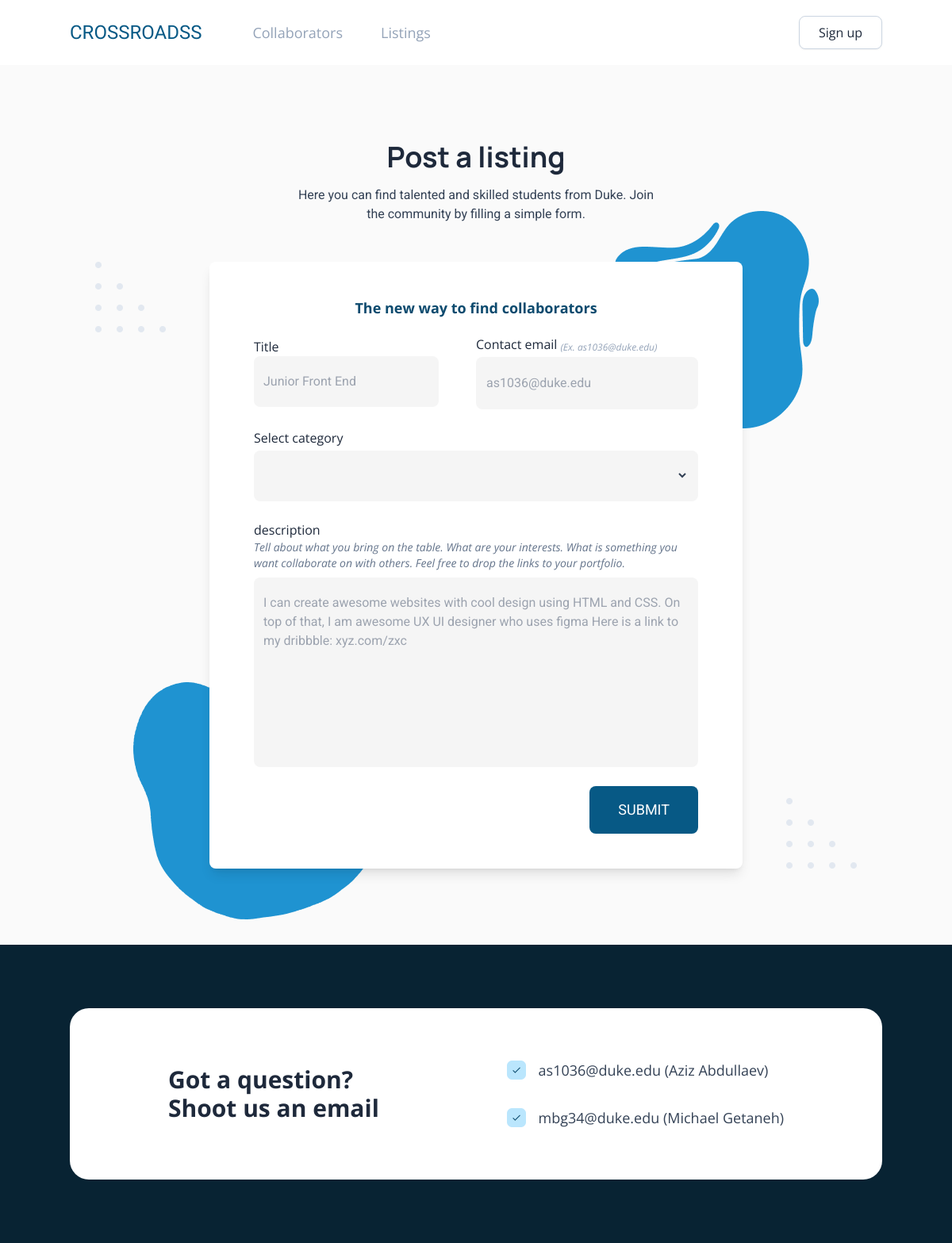
Page /listing-form/ on the earlier database version.
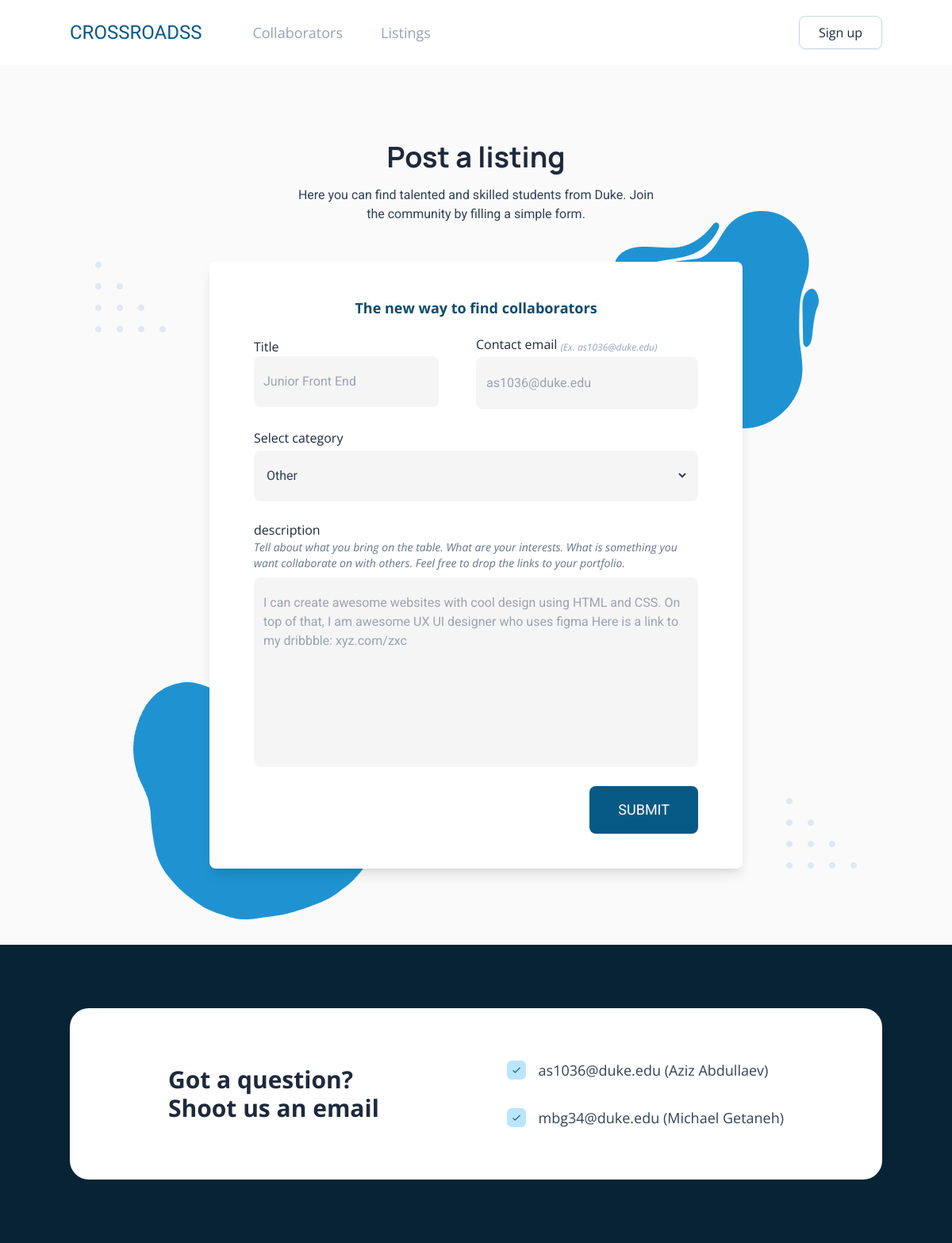
Same page on the later database version.
### gigs/models.py (models this page shows)
class Categories(models.Model):
    category = models.CharField(max_length=200, unique=True, default="Other")
    def __str__(self):
        return self.category

### gigs/views.py (the view)
# urls.py: path("listing-form/", views.ListingForm, name="listing-form"),
def ListingForm(request):
    form = listingsForm(request.POST or None)
    if request.method == "POST":
        if form.is_valid():
            print(request.POST)
            print(form)
            form.save()
            return render(request, "gigs/Success.html")
    context = {"form": form}
    return render(request, "gigs/ListingForm.html", context)

### gigs/templates/gigs/ListingForm.html (shortened to what this page needs)
{% extends 'gigs/base.html' %}
{% load static %}
{% block content %}
{% include "gigs/Header.html" %}
<div class="bg-neutral-50 py-24">
    <h1 class="text-center text-4xl font-bold font-manrope text-slate-800 mb-4">Post a listing</h1>
    <p class="text-center text-slate-700 font-roboto">Here you can find talented and skilled students from Duke. Join
        <br> the
        community
        by filling a
        simple form.
    </p>
    <div class=" mt-12 container flex flex-row justify-center relative ">
        <img src="{% static 'images/polkadots.png' %}" class="absolute top-0 left-8 block" alt="">
        <img src="{% static 'images/polkadots.png' %}" class="absolute  bottom-0 right-8 block" alt="">
        <div class="max-w-2xl w-[672px]   relative">
            <form action="" method="post">
            <div class="z-10 relative w-full bg-white px-8 sm:px-14 py-11 rounded-lg shadow-lg">
                <h3 class="text-lg font-bold text-sky-900 mb-5 text-center">The new way to find collaborators</h3>
                <div class="flex flex-col sm:flex-row justify-center items-center mb-6">
                    <div class=" flex flex-col w-full sm:w-5/12">
                        <p class="flex flex-row items-end space-x-1">
                            <span class="text-base text-slate-800">Title </span>
                        </p>
                        <div class="bg-neutral-100 py-5 px-3 font-roboto text-base rounded-lg ">
                            {{form.title}}
                        </div>
                    </div>
                    <div class=" flex flex-col w-full sm:w-6/12">
                        <p class="flex flex-row items-end space-x-1 mb-1">
                            <span class="text-base text-slate-800">Contact email</span>
                            <span class="text-xs text-slate-400 italic ">(Ex. as1036@duke.edu)</span>
                        </p>
                        <div class="bg-neutral-100 py-5 px-3 font-roboto text-base rounded-lg border border-transparent" id="email--wrapper">
                            {{form.email}}
                        </div>
                    </div>
                </div>
                <div class="flex flex-col w-full mb-6">
                    <p class="flex flex-row items-end space-x-1 mb-1">
                        <span class="text-base text-slate-800">Select category </span>
                    </p>
                    <div class="bg-neutral-100 py-5 px-3 font-roboto rounded-lg text-base ">
                        {{form.category}}
                    </div>
                </div>
                <div class=" flex flex-col w-full mb-6">
                    <p class="flex flex-row items-end space-x-1">
                        <span class="text-base text-slate-800">description </span>
                    </p>
                    <p class="text-sm text-slate-500 italic  mb-2">
                        Tell about what you bring on the table. What are your interests. What is something you
                        want collaborate on with others. Feel free to drop the links to your portfolio.
                    </p>
                    <div class="bg-neutral-100 py-5 px-3 font-roboto rounded-lg text-base">
                            {{form.description}}
                    </div>
                </div>
                <div class="flex flex-row justify-end w-full">
                    <button type="submit"
                        class="text-lg py-4 px-9 text-white bg-sky-800 hover:bg-sky-900 active:shadow-inner  rounded-lg uppercase font-roboto">
                        submit
                    </button>
                </div>
            </div>
        </form>
        </div>
    </div>
</div>
{% include "gigs/contactComponent.html" %}
{% endblock content %}

Differences in the rows shown:
added Categories: category "Other"
